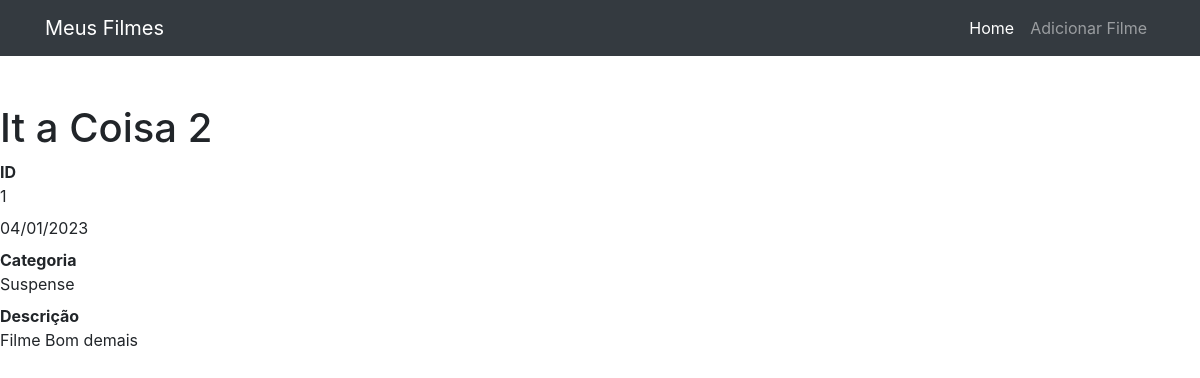
The page /1 on the database its author committed.
### homepage/models.py (models this page shows, shortened)
class Filme(models.Model):
    filme = models.CharField(max_length=20)
    resenha = models.TextField(max_length=500, blank=True)
    data_criacao = models.DateField(default=timezone.now)
    categoria = models.ForeignKey(Categoria, on_delete=models.DO_NOTHING)
    mostrar = models.BooleanField(default=True)

class Categoria(models.Model):
    categoria = models.CharField(max_length=50)
    def __str__(self):
        return self.categoria

### homepage/views.py (the view)
# urls.py: path('<int:filme_id>', views.ver_filme, name='ver_filme'),
def ver_filme(request, filme_id):
    filme = get_object_or_404(Filme, id=filme_id)
    if not filme.mostrar:
        raise Http404
    else:
        return render(request, 'homepage/ver_filme.html', {'filme': filme})

### homepage/templates/homepage/ver_filme.html
{%extends 'base.html'%}
{%block conteudo%}
 <h1 class="mt-5">{{ filme.filme }}</h1>
    <dl>
        <dt>ID</dt>
        <dd>{{ filme.id }}</dd>
        <dd>{{ filme.data_criacao|date:'d/m/Y' }}</dd>
        <dt>Categoria</dt>
        <dd>{{ filme.categoria }}</dd>
        <dt>Descrição</dt>
        <dd>{{ filme.resenha }}</dd>
    </dl>
{%endblock%}

### rows shown on the page
Filme: filme "It a Coisa 2", id "1", data_criacao "04/01/2023", categoria "Suspense", resenha "Filme Bom demais"
